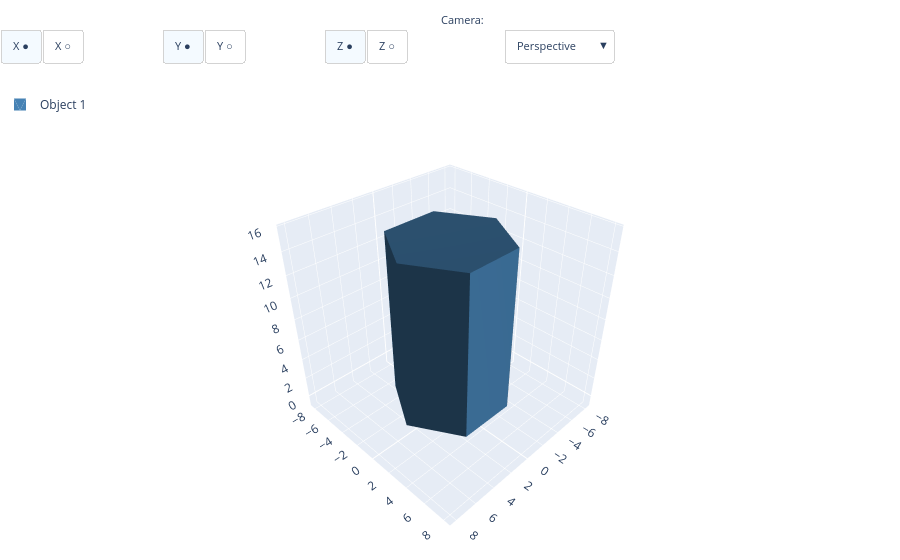

Here is the notebook cell this chart was saved with:
### Markdown cell above
## 1. Extrude – Extrusão de um polígono

Criamos um hexágono regular e extrudamos para formar um prisma hexagonal.

### Code cell
# Definir o polígono (hexágono) no plano XY
hexagon = cq.Workplane("XY").polygon(6, 10)  # 6 lados, raio 10

# Extrudar para 15 mm de altura
extruded_hex = hexagon.extrude(15)

# Exibir o sólido
show(extruded_hex)

### Figure 1 — Plotly figure (JSON) as saved in the notebook; plotly's stock layout.template omitted (floating-point values rounded to 4 significant figures)
{"data": [{"color": "steelblue", "flatshading": true, "i": [3, 3, 7, 7, 11, 11, 15, 15, 19, 19, 23, 23, 25, 25, 25, 25, 31, 31, 31, 31], "j": [1, 2, 5, 6, 9, 10, 13, 14, 17, 18, 21, 22, 27, 28, 29, 24, 32, 33, 34, 35], "k": [0, 1, 4, 5, 8, 9, 12, 13, 16, 17, 20, 21, 26, 27, 28, 29, 33, 34, 35, 30], "lighting": {"ambient": 0.4, "diffuse": 0.8, "specular": 0.2}, "name": "Object 1", "opacity": 1, "showlegend": true, "type": "mesh3d", "x": [5, 5, 2.5, 2.5, 2.5, 2.5, -2.5, -2.5, -2.5, -2.5, -5, -5, -5, -5, -2.5, -2.5, -2.5, -2.5, 2.5, 2.5, 2.5, 2.5, 5, 5, 5, 2.5, -2.5, -5, -2.5, 2.5, 5, 2.5, -2.5, -5, -2.5, 2.5], "y": [0, 0, 4.33, 4.33, 4.33, 4.33, 4.33, 4.33, 4.33, 4.33, 6.123e-16, 6.123e-16, 6.123e-16, 6.123e-16, -4.33, -4.33, -4.33, -4.33, -4.33, -4.33, -4.33, -4.33, 0, 0, 0, 4.33, 4.33, 6.123e-16, -4.33, -4.33, 0, 4.33, 4.33, 6.123e-16, -4.33, -4.33], "z": [0, 15, 15, 0, 0, 15, 15, 0, 0, 15, 15, 0, 0, 15, 15, 0, 0, 15, 15, 0, 0, 15, 15, 0, 0, 0, 0, 0, 0, 0, 15, 15, 15, 15, 15, 15]}], "layout": {"annotations": [{"font": {"size": 11}, "showarrow": false, "text": "Axes:", "x": -0.01, "xanchor": "right", "xref": "paper", "y": 1.17, "yref": "paper"}, {"font": {"size": 11}, "showarrow": false, "text": "Camera:", "x": 0.54, "xanchor": "right", "xref": "paper", "y": 1.17, "yref": "paper"}], "legend": {"x": 0, "y": 1}, "margin": {"b": 0, "l": 0, "r": 0, "t": 90}, "scene": {"aspectmode": "manual", "aspectratio": {"x": 1, "y": 1, "z": 1}, "camera": {"eye": {"x": 1.5, "y": 1.5, "z": 1.5}, "projection": {"type": "perspective"}, "up": {"x": 0, "y": 0, "z": 1}}, "xaxis": {"backgroundcolor": "rgb(230, 236, 245)", "gridcolor": "white", "gridwidth": 1, "range": [-8.625, 8.625], "showbackground": true, "showgrid": true, "showline": false, "showspikes": true, "showticklabels": true, "title": {"text": ""}, "zeroline": true, "zerolinecolor": "white", "zerolinewidth": 2}, "yaxis": {"backgroundcolor": "rgb(230, 236, 245)", "gridcolor": "white", "gridwidth": 1, "range": [-8.625, 8.625], "showbackground": true, "showgrid": true, "showline": false, "showspikes": true, "showticklabels": true, "title": {"text": ""}, "zeroline": true, "zerolinecolor": "white", "zerolinewidth": 2}, "zaxis": {"backgroundcolor": "rgb(230, 236, 245)", "gridcolor": "white", "gridwidth": 1, "range": [-1.125, 16.12], "showbackground": true, "showgrid": true, "showline": false, "showspikes": true, "showticklabels": true, "title": {"text": ""}, "zeroline": true, "zerolinecolor": "white", "zerolinewidth": 2}}, "updatemenus": [{"active": 0, "bgcolor": "white", "bordercolor": "lightgray", "buttons": [{"args": [{"scene.xaxis": {"backgroundcolor": "rgb(230, 236, 245)", "gridcolor": "white", "gridwidth": 1, "range": [-8.625, 8.625], "showbackground": true, "showgrid": true, "showline": false, "showspikes": true, "showticklabels": true, "title": {"text": ""}, "zeroline": true, "zerolinecolor": "white", "zerolinewidth": 2}}], "label": "X ●", "method": "relayout"}, {"args": [{"scene.xaxis": {"range": [-8.625, 8.625], "showbackground": false, "showgrid": false, "showline": false, "showspikes": false, "showticklabels": false, "title": {"text": ""}, "zeroline": false}}], "label": "X ○", "method": "relayout"}], "direction": "right", "font": {"size": 11}, "showactive": true, "type": "buttons", "x": 0, "xanchor": "left", "y": 1.13, "yanchor": "top"}, {"active": 0, "bgcolor": "white", "bordercolor": "lightgray", "buttons": [{"args": [{"scene.yaxis": {"backgroundcolor": "rgb(230, 236, 245)", "gridcolor": "white", "gridwidth": 1, "range": [-8.625, 8.625], "showbackground": true, "showgrid": true, "showline": false, "showspikes": true, "showticklabels": true, "title": {"text": ""}, "zeroline": true, "zerolinecolor": "white", "zerolinewidth": 2}}], "label": "Y ●", "method": "relayout"}, {"args": [{"scene.yaxis": {"range": [-8.625, 8.625], "showbackground": false, "showgrid": false, "showline": false, "showspikes": false, "showticklabels": false, "title": {"text": ""}, "zeroline": false}}], "label": "Y ○", "method": "relayout"}], "direction": "right", "font": {"size": 11}, "showactive": true, "type": "buttons", "x": 0.18, "xanchor": "left", "y": 1.13, "yanchor": "top"}, {"active": 0, "bgcolor": "white", "bordercolor": "lightgray", "buttons": [{"args": [{"scene.zaxis": {"backgroundcolor": "rgb(230, 236, 245)", "gridcolor": "white", "gridwidth": 1, "range": [-1.125, 16.12], "showbackground": true, "showgrid": true, "showline": false, "showspikes": true, "showticklabels": true, "title": {"text": ""}, "zeroline": true, "zerolinecolor": "white", "zerolinewidth": 2}}], "label": "Z ●", "method": "relayout"}, {"args": [{"scene.zaxis": {"range": [-1.125, 16.12], "showbackground": false, "showgrid": false, "showline": false, "showspikes": false, "showticklabels": false, "title": {"text": ""}, "zeroline": false}}], "label": "Z ○", "method": "relayout"}], "direction": "right", "font": {"size": 11}, "showactive": true, "type": "buttons", "x": 0.36, "xanchor": "left", "y": 1.13, "yanchor": "top"}, {"active": 0, "bgcolor": "white", "bordercolor": "lightgray", "buttons": [{"args": [{"scene.aspectmode": "manual", "scene.aspectratio": {"x": 1, "y": 1, "z": 1}, "scene.camera": {"eye": {"x": 1.5, "y": 1.5, "z": 1.5}, "projection": {"type": "perspective"}, "up": {"x": 0, "y": 0, "z": 1}}}], "label": "Perspective", "method": "relayout"}, {"args": [{"scene.aspectmode": "manual", "scene.aspectratio": {"x": 1, "y": 1, "z": 1}, "scene.camera": {"eye": {"x": 2.5, "y": 2.5, "z": 2.5}, "projection": {"type": "orthographic"}, "up": {"x": 0, "y": 0, "z": 1}}}], "label": "Orthographic", "method": "relayout"}], "direction": "down", "font": {"size": 11}, "showactive": true, "type": "dropdown", "x": 0.56, "xanchor": "left", "y": 1.13, "yanchor": "top"}]}}
